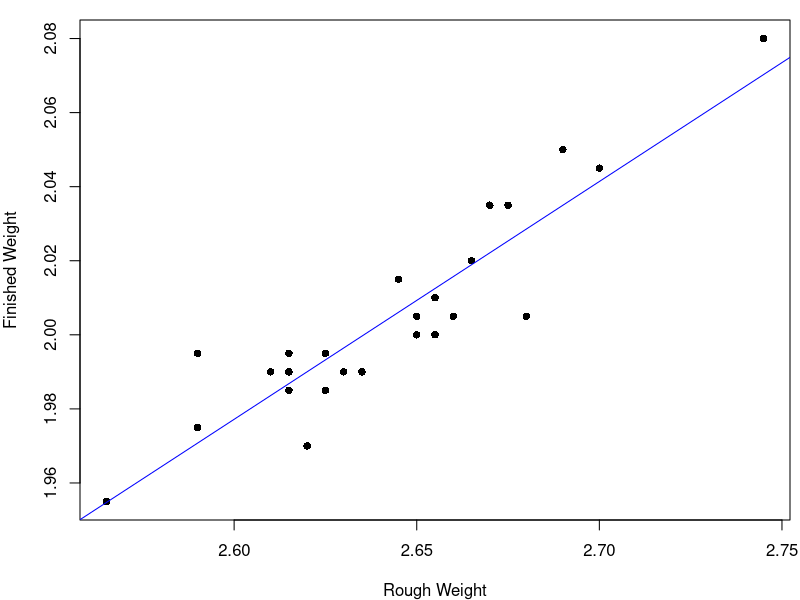
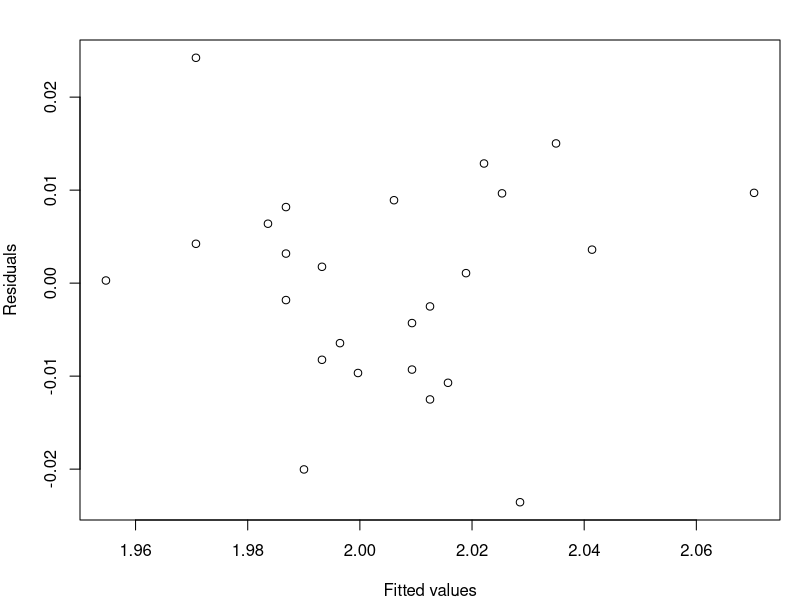
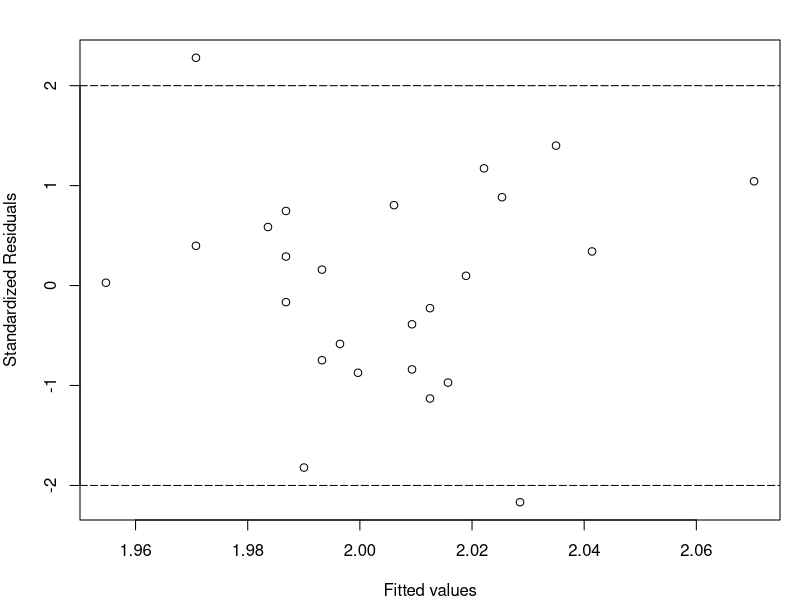
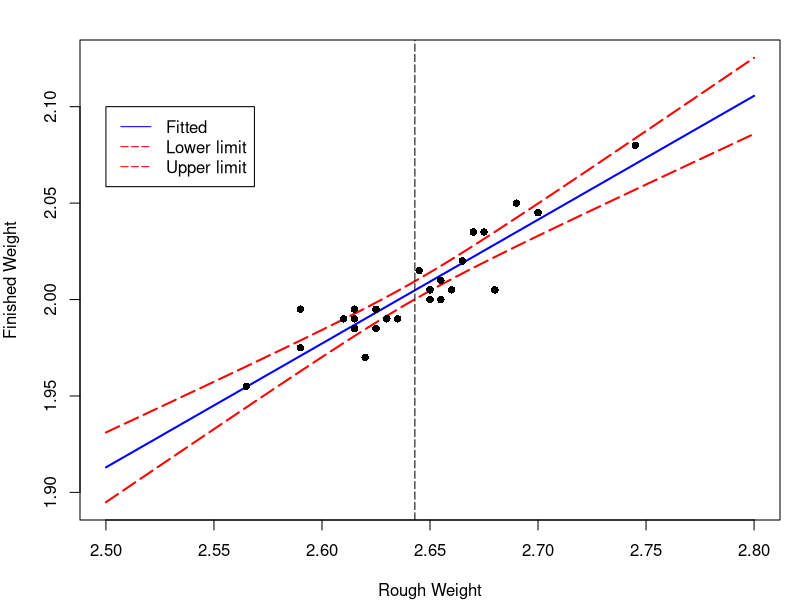
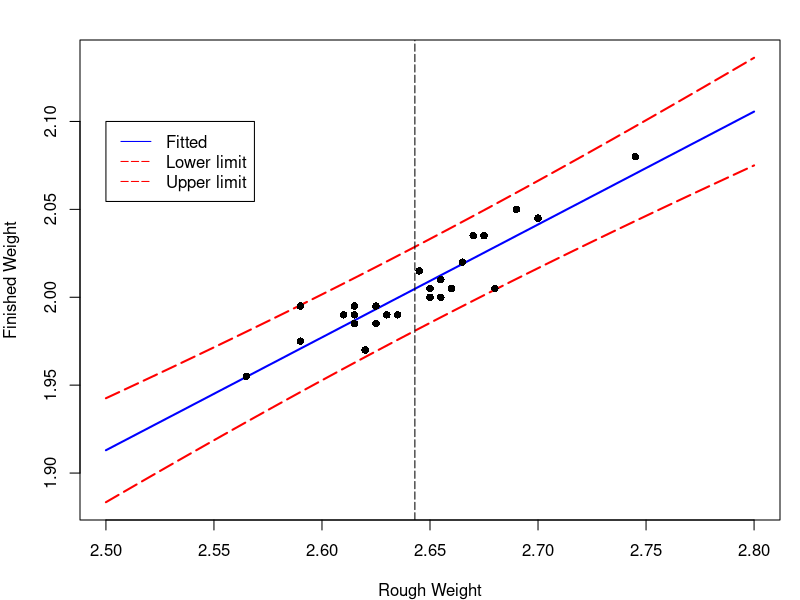
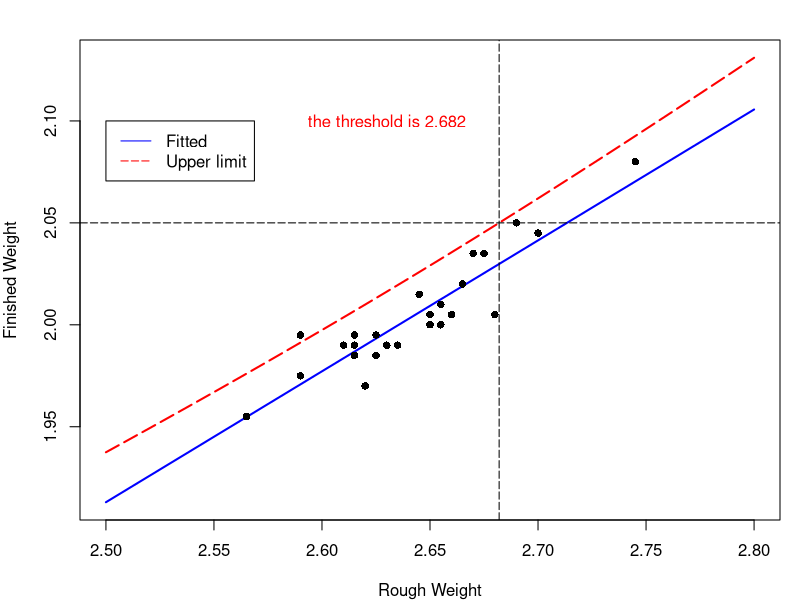
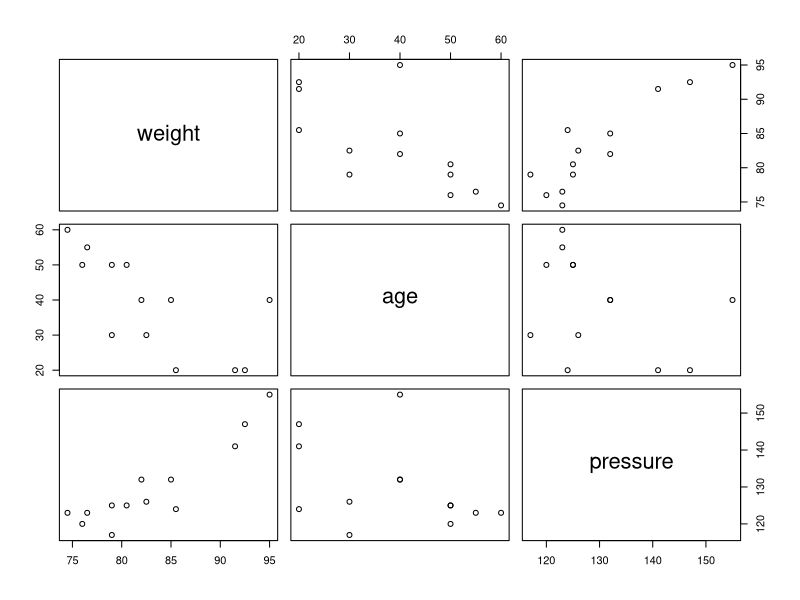
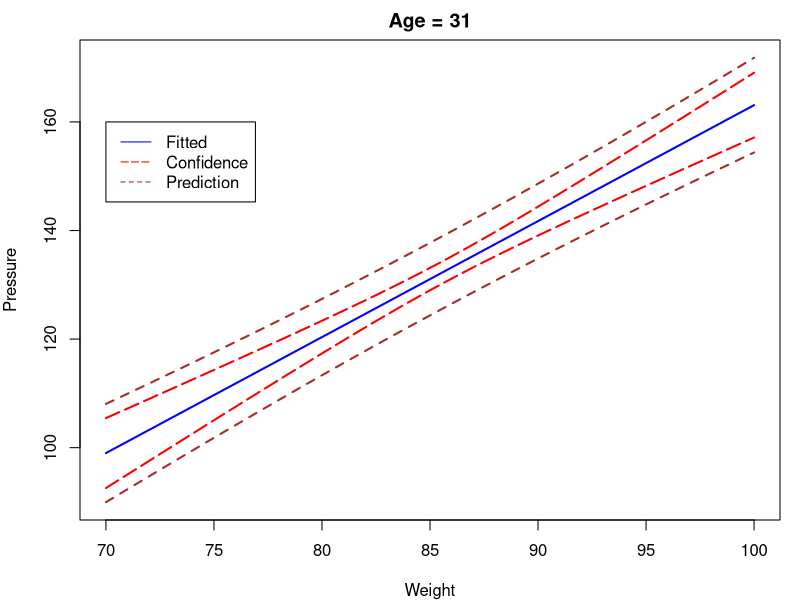

R code for these plots, in order: (Note: this script raises an error after producing the figures.)
## ---- chunk 1
knitr::opts_chunk$set(echo = TRUE)
## ---- chunk 2
rod = data.frame(
        id = seq(1:25),
        rough_weight = c(2.745, 2.700, 2.690, 2.680, 2.675, 2.670, 2.665, 
                         2.660, 2.655, 2.655, 2.650, 2.650, 2.645, 2.635,
                         2.630, 2.625, 2.625, 2.620, 2.615, 2.615, 2.615, 
                         2.610, 2.590, 2.590, 2.565),
     finished_weight = c(2.080, 2.045, 2.050, 2.005, 2.035, 2.035, 2.020, 
                         2.005, 2.010, 2.000, 2.000, 2.005, 2.015, 1.990, 
                         1.990, 1.995, 1.985, 1.970, 1.985, 1.990, 1.995, 
                         1.990, 1.975, 1.995, 1.955)
)
knitr::kable(rod,"html",caption = "rough weight vs. finished weight")
## ---- chunk 3
attach(rod)
par(mar=c(4,4,1,0.5))
plot(rough_weight,finished_weight,type="p",pch=16,
     xlab = "Rough Weight",ylab = "Finished Weight")
lm.rod = lm(finished_weight~rough_weight)
abline(coef(lm.rod),col="blue")
summary(lm.rod) #output the results
## ---- chunk 4
par(mar=c(4,4,2,1))
plot(lm.rod$fitted.values,lm.rod$residuals,"p",
     xlab="Fitted values",ylab = "Residuals")
## ---- chunk 5
par(mar=c(4,4,2,1))
plot(lm.rod$fitted.values,rstandard(lm.rod),"p",
     xlab="Fitted values",ylab = "Standardized Residuals")
abline(h=c(-2,2),lty=c(5,5))
## ---- chunk 6
x = seq(2.5,2.8,by=0.001)
newdata = data.frame(rough_weight= x)
pred_x = predict(lm.rod,newdata,interval = "confidence")
par(mar=c(4,4,2,1))
matplot(x,pred_x,type="l",lty = c(1,5,5),
        col=c("blue","red","red"),lwd=2,
        xlab="Rough Weight",ylab="Finished Weight")
abline(v=mean(rough_weight),lty=5)
points(rough_weight,finished_weight,pch=16)
legend(2.5,2.1,c("Fitted","Lower limit","Upper limit"),
       lty = c(1,5,5),col=c("blue","red","red"))
## ---- chunk 7
x = seq(2.5,2.8,by=0.001)
newdata = data.frame(rough_weight= x)
pred_x = predict(lm.rod,newdata,interval = "prediction")
par(mar=c(4,4,2,1))
matplot(x,pred_x,type="l",lty = c(1,5,5),
        col=c("blue","red","red"),lwd=2,
        xlab="Rough Weight",ylab="Finished Weight")
abline(v=mean(rough_weight),lty=5)
points(rough_weight,finished_weight,pch=16)
legend(2.5,2.1,c("Fitted","Lower limit","Upper limit"),
       lty = c(1,5,5),col=c("blue","red","red"))
## ---- chunk 8
x = seq(2.5,2.8,by=0.001)
newdata = data.frame(rough_weight= x)
pred_x = predict(lm.rod,newdata,interval = "prediction")
par(mar=c(4,4,2,1))
singlebound = (pred_x[,1]-pred_x[,2])/qt(0.975,lm.rod$df)*qt(0.95,lm.rod$df)+pred_x[,1]
par(mar=c(4,4,2,1))
matplot(x,cbind(pred_x[,1],singlebound),type="l",lty = c(1,5),
        col=c("blue","red"),lwd=2,
        xlab="Rough Weight",ylab="Finished Weight")
points(rough_weight,finished_weight,pch=16)
abline(h=2.05,v=2.682,lty=c(5,5))
text(2.63,2.1,"the threshold is 2.682",col="red")
legend(2.5,2.1,c("Fitted","Upper limit"),
       lty = c(1,5),col=c("blue","red"))

## ---- chunk 9
blood=data.frame(
weight=c(76.0,91.5,85.5,82.5,79.0,80.5,74.5,79.0,85.0,76.5,82.0,95.0,92.5),
age=c(50,20,20,30,30,50,60,50,40,55,40,40,20),
pressure=c(120,141,124,126,117,125,123,125,132,123,132,155,147))
knitr::kable(blood,format="html")
plot(blood)
lm.blood=lm(pressure~weight+age,data=blood)
summary(lm.blood)
## ---- chunk 10
n = length(blood$weight)
X = cbind(intercept=rep(1,n),weight=blood$weight,age=blood$age)
C = solve(t(X)%*%X)
SSE = sum(lm.blood$residuals^2) # sum of squared errors
# SST = var(blood$pressure)*(n-1)
# SSR = SST-SSE
# Fstat = SSR/(3-1)/(SSE/(n-3))
cov = SSE/(n-3)*C
knitr::kable(cov,format="html",caption = "Estimated Covariance Matrix")
## ---- chunk 11
newdata = data.frame(
        age = rep(31,100),
        weight = seq(70,100,length.out = 100)
)
CI = predict(lm.blood,newdata,interval = "confidence")
Pred = predict(lm.blood,newdata,interval = "prediction")
par(mar=c(4,4,2,1))
matplot(newdata$weight,cbind(CI,Pred[,-1]),type="l",lty = c(1,5,5,2,2),
        col=c("blue","red","red","brown","brown"),lwd=2,
        xlab="Weight",ylab="Pressure",main = "Age = 31")
legend(70,160,c("Fitted","Confidence","Prediction"),
       lty = c(1,5,2),col=c("blue","red","brown"))
## ---- chunk 12
newdata = data.frame(
        weight = rep(85,41),
        age = seq(20,60)
)
CI = predict(lm.blood,newdata,interval = "confidence")
Pred = predict(lm.blood,newdata,interval = "prediction")
par(mar=c(4,4,2,1))
matplot(newdata$age,cbind(CI,Pred[,-1]),type="l",lty = c(1,5,5,2,2),
        col=c("blue","red","red","brown","brown"),lwd=2,
        xlab="Age",ylab="Pressure",main = "Weight = 85")
legend(20,150,c("Fitted","Confidence","Prediction"),
       lty = c(1,5,2),col=c("blue","red","brown"))
## ---- chunk 13
knitr::include_graphics('error1.png')
## ---- chunk 14
knitr::include_graphics('error2.png')
## ---- chunk 15
knitr::include_graphics('error3.png')
## ---- chunk 16
knitr::include_graphics('error4.png')
## ---- chunk 17
knitr::include_graphics('error5.png')
## ---- chunk 18
knitr::include_graphics('error6.png')
## ---- chunk 19
data("anscombe")
knitr::kable(anscombe,format = "html")
## ---- chunk 20
coef.list = list()
for(i in 1:4)
{
  ff = as.formula(paste0("y",i,"~","x",i))
  lmi = lm(ff,data = anscombe)
  coef.list = c(coef.list, list(summary(lmi)$coef))
}

print(coef.list)
## ---- chunk 21
par(mfrow = c(2,2),mar=c(4,4,1,1)+.1,oma=c(0,0,2,0))
for(i in 1:4)
{
  ff = as.formula(paste0("y",i,"~","x",i))
  lmi = lm(ff,data = anscombe)
  plot(ff,data = anscombe,col="red",pch = 21,bg="orange",
       cex = 1.2,xlim=c(3,19),ylim=c(3,13))
  abline(coef(lmi),col="blue")
}

## ---- chunk 22
par(mfrow = c(2,2),mar=c(4,4,1,1)+.1,oma=c(0,0,2,0))
for(i in 1:4)
{
  ff = as.formula(paste0("y",i,"~","x",i))
  lmi = lm(ff,data = anscombe)
  plot(lmi$fitted.values,rstandard(lmi),pch = 21,bg="orange",
       cex = 1.2,xlim=c(3,15),ylim=c(-4,4),xlab = "fitted values",
       ylab = "standardized residuals")
  abline(h=c(-3,3),lty=2)
}

## ---- chunk 23
lm1 = lm(y1~x1,data = anscombe)
x = c(anscombe$x1, 18) # 人为添加异常数据
y = c(anscombe$y1,30) # 人为添加异常数据
lm.xy = lm(y~x)
plot(x,y,pch = 21,bg=c(rep("black",11),"red"),ylim=c(0,50))
abline(coef(lm.xy),lty=2,col="red")
abline(coef(lm1),lty=2,col="blue")
## ---- chunk 24
par(mfrow = c(1,2),mar=c(4,4,1,1)+.1,oma=c(0,0,2,0))
plot(c(fitted(lm1),fitted(lm.xy)),c(rstandard(lm1),rstandard(lm.xy)),
     ylim=c(-3,3),pch = c(rep(21,11),rep(22,12)),
     bg = c(rep("blue",11),rep("red",12)),
     xlab = "fitted values",
     ylab="standardized residuals")
abline(h=c(-2,2),lty=2)
plot(lm.xy,3) #画出残差图
## ---- chunk 25
knitr::include_graphics('ice.jpg')
